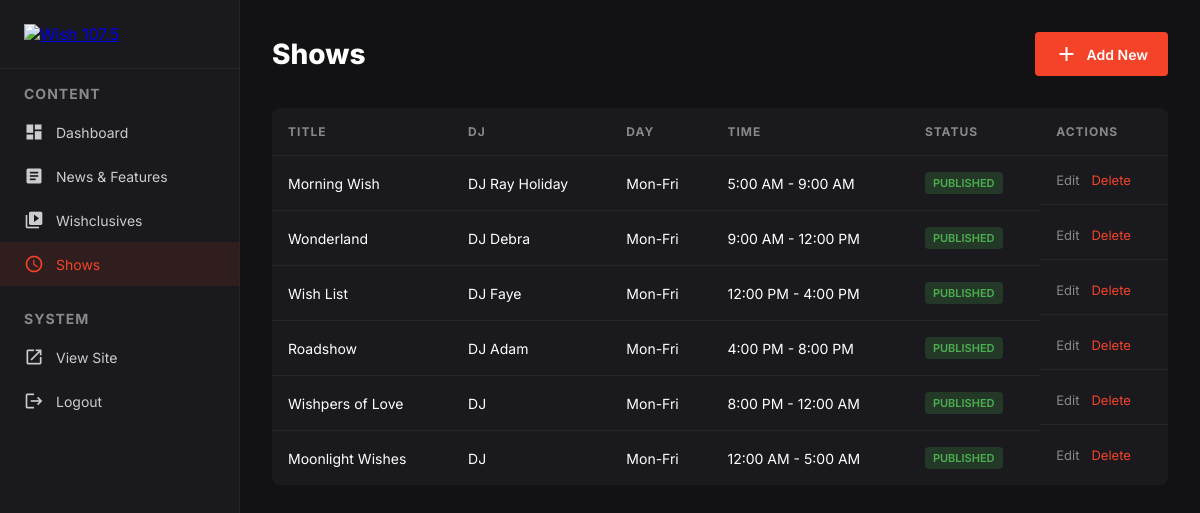
The page /admin/shows.php (signed in) on the database its author committed.
### tables this page shows
CREATE TABLE `shows` (
  `id` int(11) NOT NULL,
  `title` varchar(255) NOT NULL,
  `slug` varchar(255) NOT NULL,
  `day_of_week` varchar(20) DEFAULT NULL,
  `start_time` varchar(20) DEFAULT NULL,
  `end_time` varchar(20) DEFAULT NULL,
  `description` text DEFAULT NULL,
  `dj_name` varchar(255) DEFAULT NULL,
  `image` varchar(255) DEFAULT NULL,
  `status` enum('draft','published') DEFAULT 'published',
  `created_at` timestamp NOT NULL DEFAULT current_timestamp(),
  `updated_at` timestamp NOT NULL DEFAULT current_timestamp() ON UPDATE current_timestamp()
);

### db.php (called while the page is built, shortened)
<?php
function getDB() {
    static $pdo = null;
    if ($pdo === null) {
        try {
            $dsn = "mysql:host=" . DB_HOST . ";dbname=" . DB_NAME . ";charset=utf8mb4";
            $pdo = new PDO($dsn, DB_USER, DB_PASS, [
                PDO::ATTR_ERRMODE => PDO::ERRMODE_EXCEPTION,
                PDO::ATTR_DEFAULT_FETCH_MODE => PDO::FETCH_ASSOC,
                PDO::ATTR_EMULATE_PREPARES => false,
            ]);
        } catch (PDOException $e) {
            die("Connection failed: " . $e->getMessage());
        }
    }
    return $pdo;
}
function fetchAll($sql, $params = []) {
    try {
        $stmt = getDB()->prepare($sql);
        $stmt->execute($params);
        return $stmt->fetchAll();
    } catch (Exception $e) {
        return [];
    }
}

### admin/shows.php (the view, shortened to what this page needs)
<?php
require_once '../db.php';
$page = isset($_GET['page']) ? max(1, intval($_GET['page'])) : 1;
$perPage = 15;
$offset = ($page - 1) * $perPage;
$items = fetchAll("SELECT * FROM shows ORDER BY created_at ASC LIMIT ? OFFSET ?", [$perPage, $offset]);
?>
<!DOCTYPE html>
<html lang="en">
<head>
    <link rel="stylesheet" href="admin-style.css">
</head>
<body>
    <div class="sidebar">
        <div class="logo"><a href="dashboard.php"><img src="https://cdn.prod.website-files.com/66e1987f36e4944240bc5ab8/6701637328a69477c92c2652_Wish-Logo.svg" alt="Wish 107.5"></a></div>
        <h2>Content</h2>
        <nav>
            <a href="dashboard.php"><span class="material-icons icon">dashboard</span> Dashboard</a>
            <a href="news.php"><span class="material-icons icon">article</span> News &amp; Features</a>
            <a href="wishclusives.php"><span class="material-icons icon">video_library</span> Wishclusives</a>
            <a href="shows.php" class="active"><span class="material-icons icon">schedule</span> Shows</a>
        </nav>
        <h2 style="margin-top:24px">System</h2>
        <nav>
            <a href="../index.php" target="_blank"><span class="material-icons icon">open_in_new</span> View Site</a>
            <a href="logout.php"><span class="material-icons icon">logout</span> Logout</a>
        </nav>
    </div>
    <div class="main">
        <div class="main-header">
            <h1>Shows</h1>
            <a href="shows-add.php" class="btn"><span class="material-icons">add</span> Add New</a>
        </div>
        <table>
            <thead>
                <tr>
                    <th>Title</th>
                    <th>DJ</th>
                    <th>Day</th>
                    <th>Time</th>
                    <th>Status</th>
                    <th>Actions</th>
                </tr>
            </thead>
            <tbody>
                <?php foreach ($items as $item): ?>
                <tr>
                    <td><?= htmlspecialchars($item['title']) ?></td>
                    <td><?= htmlspecialchars($item['dj_name']) ?></td>
                    <td><?= htmlspecialchars($item['day_of_week']) ?></td>
                    <td><?= htmlspecialchars($item['start_time']) ?> - <?= htmlspecialchars($item['end_time']) ?></td>
                    <td><span class="status-badge <?= $item['status'] ?>"><?= $item['status'] ?></span></td>
                    <td class="table-actions">
                        <a href="shows-edit.php?id=<?= $item['id'] ?>">Edit</a>
                        <a href="shows-edit.php?id=<?= $item['id'] ?>&delete=1" onclick="return confirm('Delete this show?')" style="color:#f44329">Delete</a>
                    </td>
                </tr>
                <?php endforeach; ?>
            </tbody>
        </table>
    </div>
</body>
</html>

### admin/admin-style.css (style rules this page uses)
* { margin: 0; padding: 0; box-sizing: border-box; }
body { font-family: 'Inter', sans-serif; background: #121113; color: #fff; }
.sidebar { position: fixed; top: 0; left: 0; bottom: 0; width: 240px; background: #1a1a1e; border-right: 1px solid rgba(255,255,255,0.05); padding: 24px 0; overflow-y: auto; }
.sidebar .logo { padding: 0 24px 24px; border-bottom: 1px solid rgba(255,255,255,0.05); margin-bottom: 16px; }
.sidebar .logo img { width: 40px; }
.sidebar h2 { font-size: 14px; font-weight: 700; color: #888; text-transform: uppercase; letter-spacing: 1px; padding: 0 24px; margin-bottom: 8px; }
.sidebar nav a { display: flex; align-items: center; gap: 12px; padding: 12px 24px; color: #ccc; text-decoration: none; font-size: 14px; transition: all 0.2s; }
.sidebar nav a:hover, .sidebar nav a.active { background: rgba(244,67,41,0.1); color: #f44329; }
.sidebar nav a .icon { font-size: 20px; }
.main { margin-left: 240px; padding: 32px; min-height: 100vh; }
.main-header { display: flex; align-items: center; justify-content: space-between; margin-bottom: 32px; }
.main-header h1 { font-size: 28px; font-weight: 800; }
.btn { display: inline-flex; align-items: center; gap: 8px; padding: 10px 20px; background: #f44329; color: #fff; border: none; border-radius: 4px; font-size: 14px; font-weight: 600; cursor: pointer; text-decoration: none; font-family: inherit; }
table { width: 100%; border-collapse: collapse; background: #1a1a1e; border-radius: 8px; overflow: hidden; }
th { text-align: left; padding: 16px; font-size: 12px; text-transform: uppercase; letter-spacing: 1px; color: #888; border-bottom: 1px solid rgba(255,255,255,0.05); }
td { padding: 16px; font-size: 14px; border-bottom: 1px solid rgba(255,255,255,0.05); }
tr:last-child td { border-bottom: none; }
.table-actions { display: flex; gap: 12px; }
.table-actions a { color: #888; text-decoration: none; font-size: 13px; }
.status-badge { display: inline-block; padding: 4px 8px; border-radius: 4px; font-size: 11px; font-weight: 600; text-transform: uppercase; }
.status-badge.published { background: rgba(76,175,80,0.2); color: #4caf50; }

### rows shown on the page
shows: title "Morning Wish", dj_name "DJ Ray Holiday", day_of_week "Mon-Fri", start_time "5:00 AM", end_time "9:00 AM", status "PUBLISHED"
shows: title "Wonderland", dj_name "DJ Debra", day_of_week "Mon-Fri", start_time "9:00 AM", end_time "12:00 PM", status "PUBLISHED"
shows: title "Wish List", dj_name "DJ Faye", day_of_week "Mon-Fri", start_time "12:00 PM", end_time "4:00 PM", status "PUBLISHED"
shows: title "Roadshow", dj_name "DJ Adam", day_of_week "Mon-Fri", start_time "4:00 PM", end_time "8:00 PM", status "PUBLISHED"
shows: title "Wishpers of Love", dj_name "DJ", day_of_week "Mon-Fri", start_time "8:00 PM", end_time "12:00 AM", status "PUBLISHED"
shows: title "Moonlight Wishes", dj_name "DJ", day_of_week "Mon-Fri", start_time "12:00 AM", end_time "5:00 AM", status "PUBLISHED"
